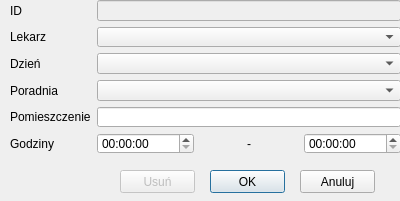
<?xml version="1.0" encoding="UTF-8"?>
<ui version="4.0">
 <class>edycja_terminu</class>
 <widget class="QDialog" name="edycja_terminu">
  <property name="geometry">
   <rect>
    <x>0</x>
    <y>0</y>
    <width>400</width>
    <height>201</height>
   </rect>
  </property>
  <property name="windowTitle">
   <string>Dialog</string>
  </property>
  <widget class="QWidget" name="formLayoutWidget">
   <property name="geometry">
    <rect>
     <x>10</x>
     <y>0</y>
     <width>391</width>
     <height>154</height>
    </rect>
   </property>
   <layout class="QFormLayout" name="formLayout">
    <item row="0" column="0">
     <widget class="QLabel" name="label">
      <property name="text">
       <string>ID</string>
      </property>
     </widget>
    </item>
    <item row="0" column="1">
     <widget class="QLineEdit" name="id">
      <property name="enabled">
       <bool>false</bool>
      </property>
     </widget>
    </item>
    <item row="1" column="0">
     <widget class="QLabel" name="label_2">
      <property name="text">
       <string>Lekarz</string>
      </property>
     </widget>
    </item>
    <item row="1" column="1">
     <widget class="QComboBox" name="lekarz"/>
    </item>
    <item row="2" column="0">
     <widget class="QLabel" name="label_3">
      <property name="text">
       <string>Dzień</string>
      </property>
     </widget>
    </item>
    <item row="2" column="1">
     <widget class="QComboBox" name="dzien"/>
    </item>
    <item row="3" column="0">
     <widget class="QLabel" name="label_4">
      <property name="text">
       <string>Poradnia</string>
      </property>
     </widget>
    </item>
    <item row="3" column="1">
     <widget class="QComboBox" name="poradnia"/>
    </item>
    <item row="5" column="0">
     <widget class="QLabel" name="label_5">
      <property name="text">
       <string>Godziny</string>
      </property>
     </widget>
    </item>
    <item row="5" column="1">
     <layout class="QHBoxLayout" name="horizontalLayout">
      <item>
       <widget class="QTimeEdit" name="gp"/>
      </item>
      <item>
       <widget class="QLabel" name="label_6">
        <property name="text">
         <string>-</string>
        </property>
        <property name="alignment">
         <set>Qt::AlignCenter</set>
        </property>
       </widget>
      </item>
      <item>
       <widget class="QTimeEdit" name="gk"/>
      </item>
     </layout>
    </item>
    <item row="4" column="0">
     <widget class="QLabel" name="label_7">
      <property name="text">
       <string>Pomieszczenie</string>
      </property>
     </widget>
    </item>
    <item row="4" column="1">
     <widget class="QLineEdit" name="pomieszczenie"/>
    </item>
   </layout>
  </widget>
  <widget class="QPushButton" name="btnOk">
   <property name="geometry">
    <rect>
     <x>210</x>
     <y>170</y>
     <width>75</width>
     <height>23</height>
    </rect>
   </property>
   <property name="text">
    <string>OK</string>
   </property>
  </widget>
  <widget class="QPushButton" name="btnAnuluj">
   <property name="geometry">
    <rect>
     <x>300</x>
     <y>170</y>
     <width>75</width>
     <height>23</height>
    </rect>
   </property>
   <property name="text">
    <string>Anuluj</string>
   </property>
  </widget>
  <widget class="QPushButton" name="btnUsun">
   <property name="enabled">
    <bool>false</bool>
   </property>
   <property name="geometry">
    <rect>
     <x>120</x>
     <y>170</y>
     <width>75</width>
     <height>23</height>
    </rect>
   </property>
   <property name="text">
    <string>Usuń</string>
   </property>
  </widget>
 </widget>
 <resources/>
 <connections/>
</ui>
